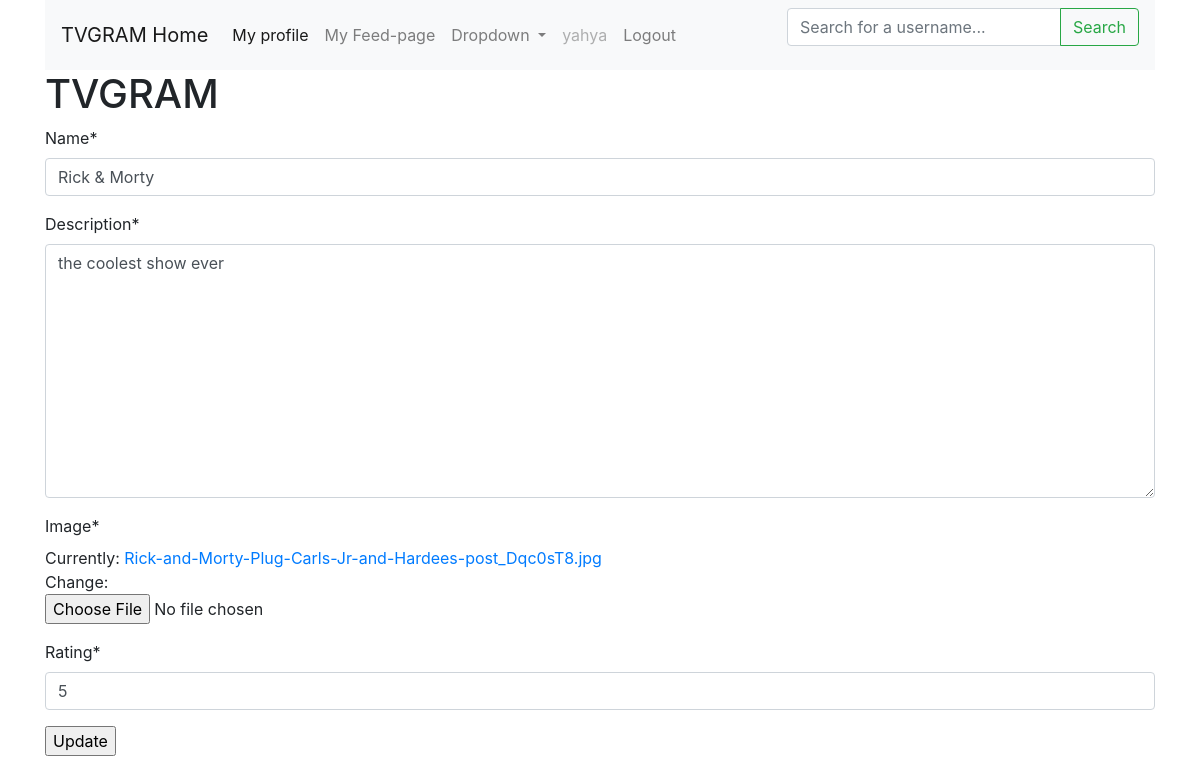
Screenshot of /update/2/ (signed in) with the database file from the repository.
### app/models.py (models this page shows, shortened)
class Show(models.Model):
	name = models.CharField(max_length=220)
	image = models.ImageField(null=True)
	username = models.ForeignKey(User, default=1, on_delete=models.CASCADE)
	description = models.TextField()
	rating = models.IntegerField(validators=[MinValueValidator(0), MaxValueValidator(5)])
	publish_date = models.DateField(auto_now=False, auto_now_add=True)

### app/views.py (the view)
# urls.py: path('update/<int:show_id>/', views.update, name="update"),
def update(request, show_id):
	if not request.user.is_authenticated:
		return redirect('login')
	if not (request.user.is_staff or request.user==Show.username):
		return HttpResponse("you're not the username or the staff. You are not allowed to edit this post")
	show_obj = Show.objects.get(id=show_id)
	form = ShowForm(instance=show_obj)
	if request.method == "POST":
		form = ShowForm(request.POST, request.FILES or None, instance = show_obj,)
		if form.is_valid():
			form.save()
			return redirect("detail", show_id=show_obj.id)
	context = {
	"show_obj":show_obj,
	"update_form":form,
	}
	return render(request, 'update.html', context)

### app/forms.py
class ShowForm(forms.ModelForm):
	class Meta:
		model = Show
		fields = ['name', 'description', 'image', 'rating']

### app/templates/update.html (shortened to what this page needs)
{% extends "base.html" %}
{% load crispy_forms_tags %}
{% block stuff %}
	<form action="{% url 'update' show_id=show_obj.id %}" method="POST" enctype="multipart/form-data">
		{{update_form|crispy}}
		<input type="submit" value="Update">
	</form>
{% endblock stuff %}

### app/templates/base.html (shortened to what this page needs)
<!doctype html>
{% load static %}
<html lang="en">
  <head>
    <link rel="stylesheet" href="https://maxcdn.bootstrapcdn.com/bootstrap/4.0.0/css/bootstrap.min.css">
    <div class="container">
  </head>
  <body>
<nav class="navbar navbar-expand-lg navbar-light bg-light">
  <a class="navbar-brand" href="{% url 'list' %}">TVGRAM Home</a>
  <div class="collapse navbar-collapse" id="navbarSupportedContent">
    <ul class="navbar-nav mr-auto">
      <li class="nav-item active">
        {% if request.user.is_authenticated %}
        <a class="nav-link" href="{% url 'profile' profile_id=request.user.id  %}">My profile <span class="sr-only">(current)</span></a>
        {% endif %}
      </li>
      <li class="nav-item">
        <a class="nav-link" href="#">My Feed-page</a>
      </li>
      <li class="nav-item dropdown">
        <a class="nav-link dropdown-toggle" href="#" id="navbarDropdown" role="button" data-toggle="dropdown" aria-haspopup="true" aria-expanded="false">
          Dropdown
        </a>
      </li>
      {% if request.user.is_authenticated %}
      <li class="nav-item">
        <a class="nav-link disabled" href="#">{{request.user}}</a>
      </li>
      <li class="nav-item">
        <a class="nav-link" href="{% url 'logout' %}">Logout</a>
      </li>
      {% endif %}
    </ul>
    <form action="{% url 'usersearch' %}" method="GET">
  <div class="input-group mb-3">
    <input type="text" class="form-control" placeholder="Search for a username..." aria-label="Search" name="q">
    <div class="input-group-append">
      <button class="btn btn-outline-success my-2 my-sm-0" type="submit">Search</button>
    </div>
  </div>
</form>
  </div>
</nav>
    <h1>TVGRAM</h1>
    {% block stuff %}
    {% endblock stuff %}
  </body>
</html>

### rows the page displays
Show: name "Rick & Morty", description "the coolest show ever", rating "5"

### other values shown
{{ request.user }} "yahya"
